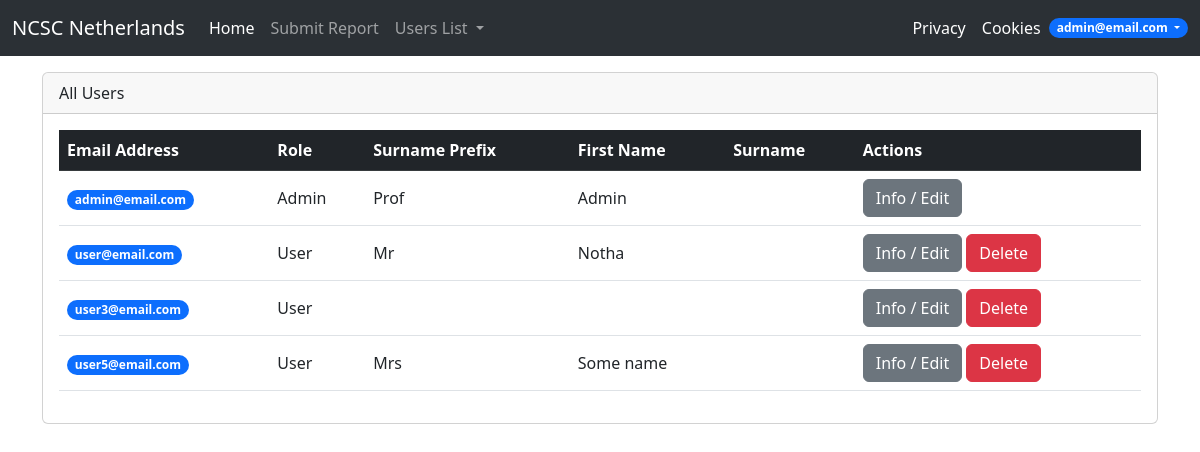
The app's page /listusers/1 (signed in), older data.
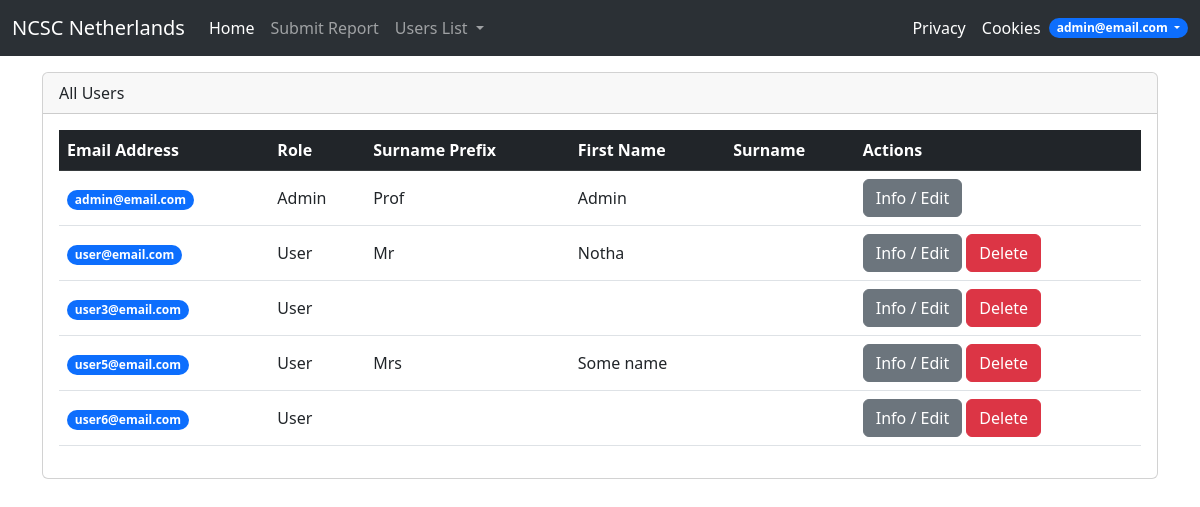
The same page, newer data.
### App.py (models this page shows)
class User(db.Model, UserMixin):
    id = db.Column(db.Integer, primary_key=True)
    first_name = db.Column(db.String)
    surname_prefix = db.Column(db.String)
    surname = db.Column(db.String)
    email = db.Column(db.String, unique=True)
    password = db.Column(db.String)
    phone_number = db.Column(db.String)
    role = db.Column(db.String, default="User")
    is_deleted = db.Column(db.Boolean, default=False)
    enc_key = db.Column(db.String)
    userreports = db.relationship('Report', backref="user", lazy=True)
    usermessages = db.relationship('Message', backref="from_user", lazy=True)

### App.py (the view)
@app.route("/listusers/<int:active>")
@login_required
def allusers(active):
    if current_user.role != "Admin":
        abort(403)
    if active == 1:
        users = db.session.query(User) \
            .where(User.is_deleted==False) \
            .order_by(User.id.asc()).all()
    elif active == 0:
        users = db.session.query(User) \
            .where(User.is_deleted==True) \
            .order_by(User.id.asc()).all()
    else:
        pass
    return render_template("listusers.html", users=users, active=active)

### App.py (called while the page is built)
@login_manager.user_loader
def load_user(user_id):
    return User.query.get(int(user_id))

### templates/listusers.html (shortened to what this page needs)
{% extends 'base.html' %}
{% block body %}
    <div class="container">
        <div class="card">
            <div class="card-header">
                {% if active == 1 %}
                    All Users
                {% elif active == 0 %}
                    Deleted Users
                {% endif %}
            </div>
            <div class="card-body" style="max-height: 30rem;overflow-y: auto;">
                <table class="table">
                    <thead class="table-dark">
                    <tr>
                        <th>Email Address</th>
                        <th>Role</th>
                        {% if active == 1 %}
                            <th>Surname Prefix</th>
                            <th>First Name</th>
                            <th>Surname</th>
                            <th>Actions</th>
                        {% elif active == 0 %}
                            <th>Status</th>
                            <th>Actions</th>
                        {% endif %}
                    </tr>
                    </thead>
                    <tbody>
                    {% for user in users %}
                        <tr>
                            <td class="align-middle">
                                <a href="{{ url_for('getaccount', email=user.email) }}"
                                   class="badge rounded-pill bg-primary text-decoration-none">{{ user.email }}</a>
                            </td>
                            <td class="align-middle">{{ user.role }}</td>
                            {% if active == 1 %}
                                <td class="align-middle">{{ user.surname_prefix }}</td>
                                <td class="align-middle">{{ user.first_name }}</td>
                                <td class="align-middle">{{ user.surname }}</td>
                                <td class="align-middle">
                                    <a href="{{ url_for('getaccount', email=user.email) }}" class="btn btn-secondary">Info
                                        /
                                        Edit</a>
                                    {% if user.id != 1 %}
                                        <button type="button" class="btn btn-danger delete-account-btn"
                                                data-toggle="modal"
                                                data-target="#confirm-delete-modal-{{ user.id }}">Delete
                                        </button>
                                    {% endif %}
                                </td>
                            {% elif active == 0 %}
                                <td class="align-middle"><span class="badge bg-danger">Deleted Account</span></td>
                                <td class="align-middle">
                                    <a href="{{ url_for('getaccount', email=user.email) }}" class="btn btn-secondary">Info</a>
                                </td>
                            {% endif %}
                        </tr>
                    {% endfor %}
                </table>
            </div>
        </div>
    </div>
{% endblock %}

### templates/base.html (shortened to what this page needs)
<!DOCTYPE html>
<html lang="en">
<head>
    {% block head %}
        <link href="https://cdn.jsdelivr.net/npm/bootstrap@5.3.0-alpha2/dist/css/bootstrap.min.css" rel="stylesheet"
>
    {% endblock %}
</head>
<body>
<nav class="navbar navbar-expand-lg bg-body-tertiary" data-bs-theme="dark">
    <div class="container-fluid">
        <a class="navbar-brand" href="{{ url_for('index') }}">NCSC Netherlands</a>
        <div class="collapse navbar-collapse" id="navbarSupportedContent">
            <ul class="navbar-nav me-auto mb-2 mb-lg-0">
                {% if not current_user.is_authenticated %}
                    <li class="nav-item">
                        <a class="nav-link active" aria-current="page" href="{{ url_for('index') }}">Home</a>
                    </li>
                    <li class="nav-item">
                        <a class="nav-link" href="{{ url_for('login') }}">Login</a>
                    </li>
                    <li class="nav-item">
                        <a class="nav-link" href="{{ url_for('register') }}">Register</a>
                    </li>
                {% else %}
                    <li class="nav-item">
                        <a class="nav-link active" aria-current="page" href="{{ url_for('index') }}">Home</a>
                    </li>
                    <li class="nav-item">
                        <a class="nav-link" href="{{ url_for('submitreport') }}">Submit Report</a>
                    </li>
                    {% if current_user.is_authenticated and current_user.role=="Admin" %}
                        <li class="nav-item dropdown">
                            <a class="nav-link dropdown-toggle" href="#" id="navbarDropdown" role="button"
                               data-bs-toggle="dropdown" aria-expanded="true">
                                Users List
                            </a>
                        </li>
                    {% endif %}
                {% endif %}
            </ul>
            <ul class="navbar-nav ms-auto">
                <li class="nav-item">
                    <a class="nav-link active" aria-current="page" href="{{ url_for('privacy') }}">Privacy</a>
                </li>
                <li class="nav-item">
                    <a class="nav-link active" aria-current="page" href="{{ url_for('cookies') }}">Cookies</a>
                </li>
                {% if current_user.is_authenticated %}
                    <li class="nav-item dropdown d-flex align-items-center">
                        <a class="nav-link dropdown-toggle badge rounded-pill bg-primary" href="#" id="navbarDropdown"
                           role="button"
                           data-bs-toggle="dropdown" aria-expanded="true">
                            {{ current_user.email }}
                        </a>
                    </li>
                {% endif %}
            </ul>
        </div>
    </div>
</nav>
{% block body %} {% endblock %}
</body>
</html>

### templates/base.html (style rules this page uses)
html, body { scroll-behavior: smooth; }

Row changes from the older to the newer data that the page shows:
added User: email "user6@email.com", role "User"
